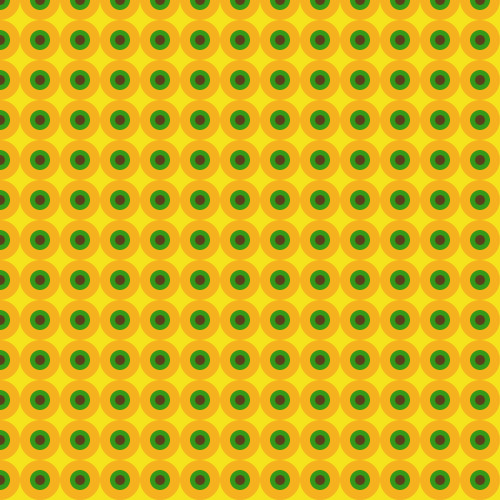
Frame 1 (no input)
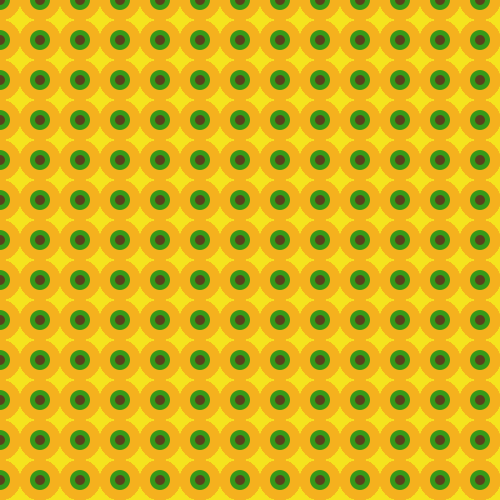
Frame 60 (the mouse pressed at the canvas centre just before this capture)
Frame 120 (the mouse held since frame 60 and released just before this capture): identical to frame 60, image omitted

The Processing sketch that drew these frames (run headless with seeded random() and noise(); from frame 60 on, the mouse is pressed at the canvas centre):

// Processing sketch: hw4
// ── hw4.pde
void setup(){
  
size(500,500);
background(#F5E31E);
smooth();
}

void draw(){
  
noStroke();
for (int y = 0; y <= height; y += 40) {
for (int x = 0; x <= width; x += 40) {
fill(#F5B11E);
ellipse(x,y,40,40);
fill(#369819);
ellipse(x,y,20,20);
fill(#5A3F1D);
ellipse(x,y,10,10);
} 
}
}
